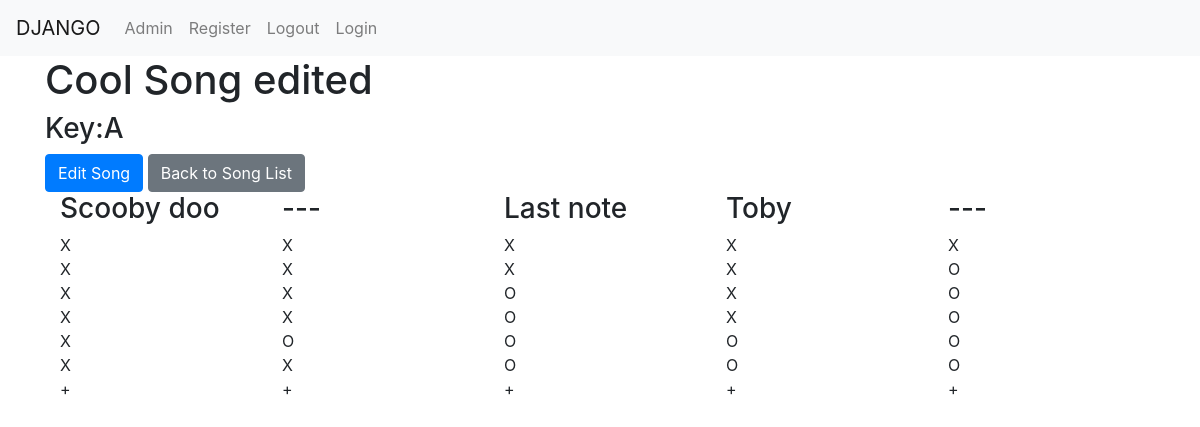
/song_detail/5/, run on an earlier commit of the app's database.
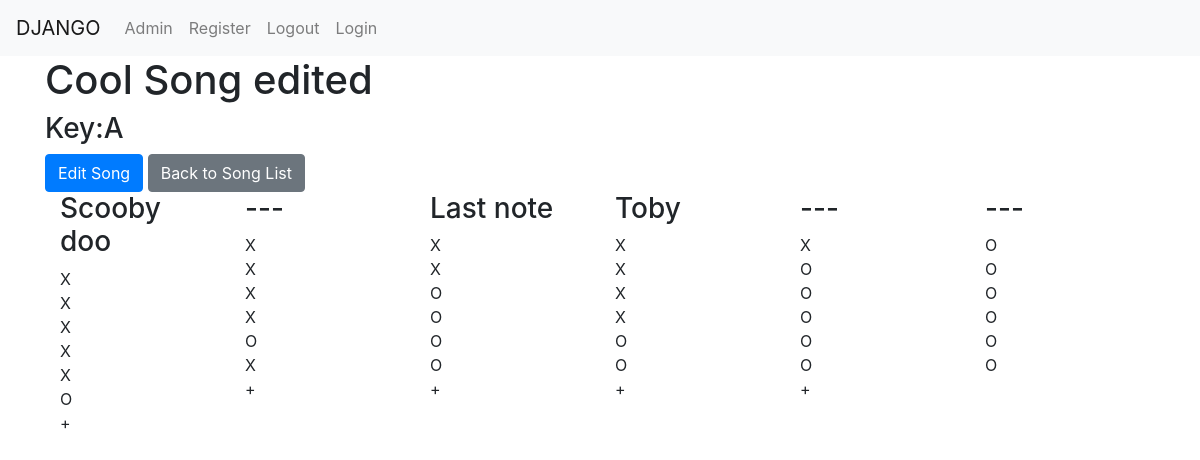
And on a later commit of the database.
### tabs/models.py (models this page shows, shortened)
class Song(models.Model):
    name = models.CharField(max_length = 20)
    key = models.CharField(max_length = 2)

class Notes(models.Model):
    upper_octave = models.BooleanField(default = False)
    comment = models.CharField(max_length = 50)
    hole_1 = models.BooleanField(default = False)
    hole_2 = models.BooleanField(default = False)
    hole_3 = models.BooleanField(default = False)
    hole_4 = models.BooleanField(default = False)
    hole_5 = models.BooleanField(default = False)
    hole_6 = models.BooleanField(default = False)
    song = models.ForeignKey(Song, on_delete = models.SET_NULL, null=True)

### tabs/views.py (the view)
# urls.py: path('song_detail/<int:pk>/', views.song_detail, name="detail"),
def song_detail(request, pk):
    song = Song.objects.get(id=pk)
    notes = song.notes_set.all()
    context = {'notes': notes, 'song': song}
    return render(request, 'tabs/song_detail.html', context)

### tabs/templates/tabs/song_detail.html (shortened to what this page needs)
{% extends "tabs/base.html" %}
{% block body_block %}
    <h1>{{ song.name }}</h1>
    <h3>Key:{{ song.key }}</h3>
    <a class = 'btn btn-primary' href="{% url 'edit' pk=song.pk %}">Edit Song</a>
    <a class = 'btn btn-secondary' href="/">Back to Song List</a>
<div class="container">
    <div class="row align-items-start">
    {% for note in notes %}
        <div class="col">
            <h3>{{ note.comment }}</h3>
            {% if note.hole_1 == True %}
            <div>X</div>
            {% else %}
            <div>O</div>
            {% endif %}
            {% if note.hole_2 == True %}
            <div>X</div>
            {% else %}
            <div>O</div>
            {% endif %}
            {% if note.hole_3 == True %}
            <div>X</div>
            {% else %}
            <div>O</div>
            {% endif %}
            {% if note.hole_4 == True %}
            <div>X</div>
            {% else %}
            <div>O</div>
            {% endif %}
            {% if note.hole_5 == True %}
            <div>X</div>
            {% else %}
            <div>O</div>
            {% endif %}
            {% if note.hole_6 == True %}
            <div>X</div>
            {% else %}
            <div>O</div>
            {% endif %}
            {% if note.upper_octave == True %}
            <div>+</div>
            {% else %}
            <div></div>
            {% endif %}
        </div>
    {% endfor %}
    </div>
</div>
{% endblock %}

### tabs/templates/tabs/base.html (shortened to what this page needs)
<!doctype html>
<html lang="en">
<head>
    <link rel="stylesheet" href="https://stackpath.bootstrapcdn.com/bootstrap/4.1.3/css/bootstrap.min.css"
>
  </head>
  <body>
    <nav class="navbar navbar-expand-lg navbar-light bg-light">
      <div class="navbar-nav">
        <a class="navbar-brand" href="{% url 'songs' %}">DJANGO</a>
        <a class="nav-item nav-link" href="{% url 'songs' %}">Admin</a>
        <a class="nav-item nav-link" href="{% url 'register' %}">Register</a>
        <a class="nav-link" href="{% url 'songs' %}">Logout</a>
          <a class="nav-link" href="{% url 'songs' %}">Login</a>
      </div>
    </nav>
    <div class="container">
    {% block body_block %}
    {% endblock %}
    </div>
  </body>
</html>

What changed in the data, as far as the page shows it:
changed Notes "Scooby doo": hole_6 "X" → "O"
added Notes: comment "---", hole_1 "O", hole_2 "O", hole_3 "O", hole_4 "O", hole_5 "O", hole_6 "O"
